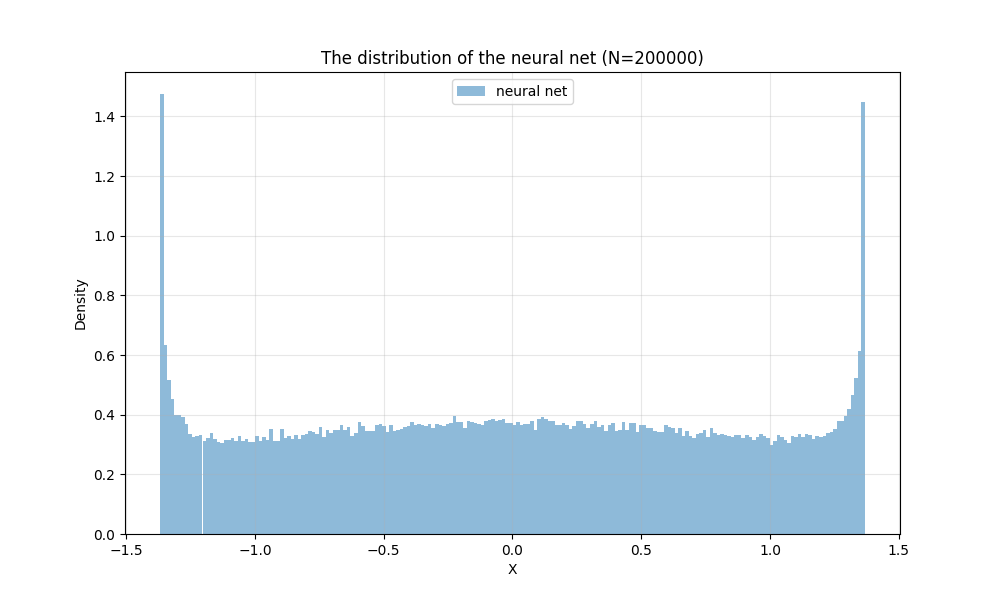

Here is the Python script that generated this plot:
import numpy as np
import matplotlib.pyplot as plt
import jax
import jax.numpy as jnp
from jax import grad


N_SAMPLES = 200000
RNG = np.random.default_rng(17)

def h(t):
    return np.log(1 + np.exp(t))

def phi(z, a, b, c, d):
    return 2*a*z - b*(h((z-c)/d) - h((-z-c)/d))


a = 1.0
b = 3.9
c = 2.0
d = 1.0

Z = RNG.standard_normal(N_SAMPLES)
X = phi(Z, a, b, c, d)


Z_space = np.linspace(-15.0, 15.0, 100)


plt.figure(figsize=(10, 6))
plt.plot(Z_space, phi(Z_space, a, b, c, d), label='estimation variance')

plt.title(f"The effect of the neural net on Z (N={N_SAMPLES})")
plt.xlabel("Z")
plt.ylabel("X")
plt.grid(True, alpha=0.3)

plt.legend()
plt.show()


plt.figure(figsize=(10, 6))
plt.hist(X, bins=200, density=True, alpha=0.5, label="neural net")
plt.title(f"The distribution of the neural net (N={N_SAMPLES})")
plt.xlabel("X")
plt.ylabel("Density")
plt.grid(True, alpha=0.3)

plt.legend()
plt.show()
